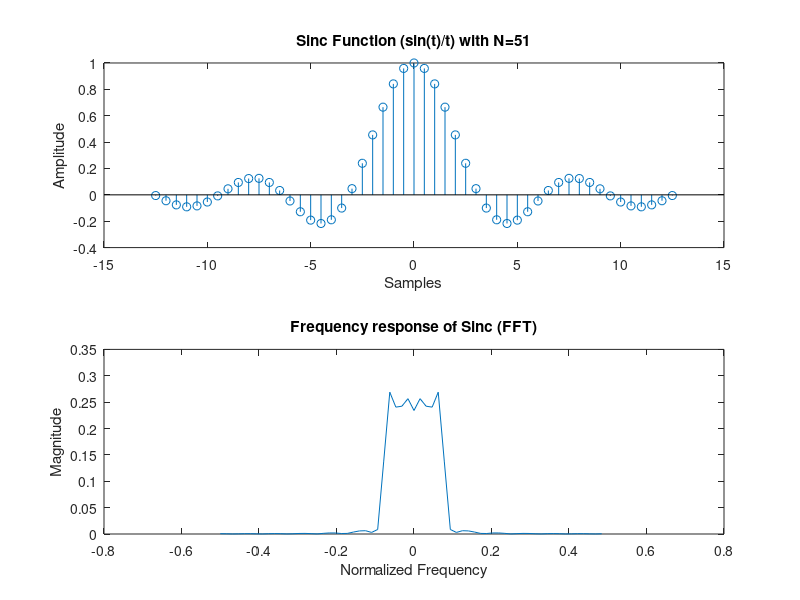
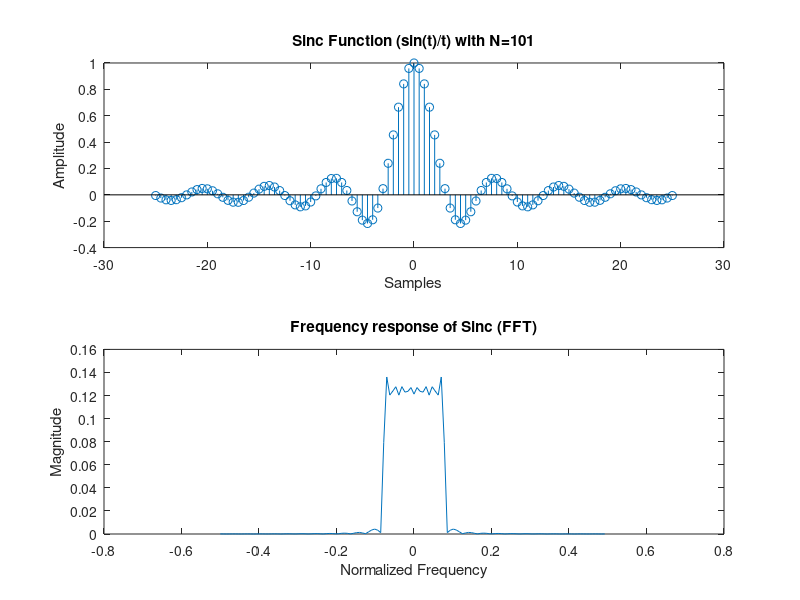
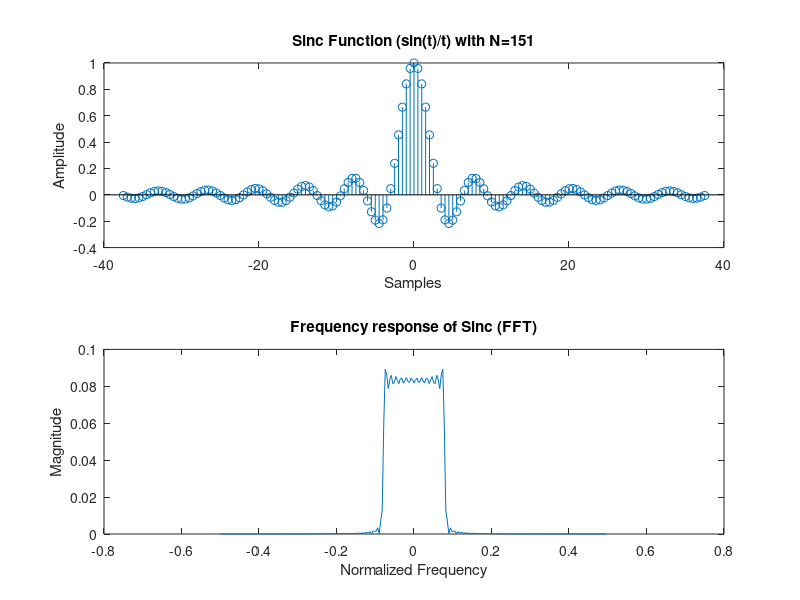
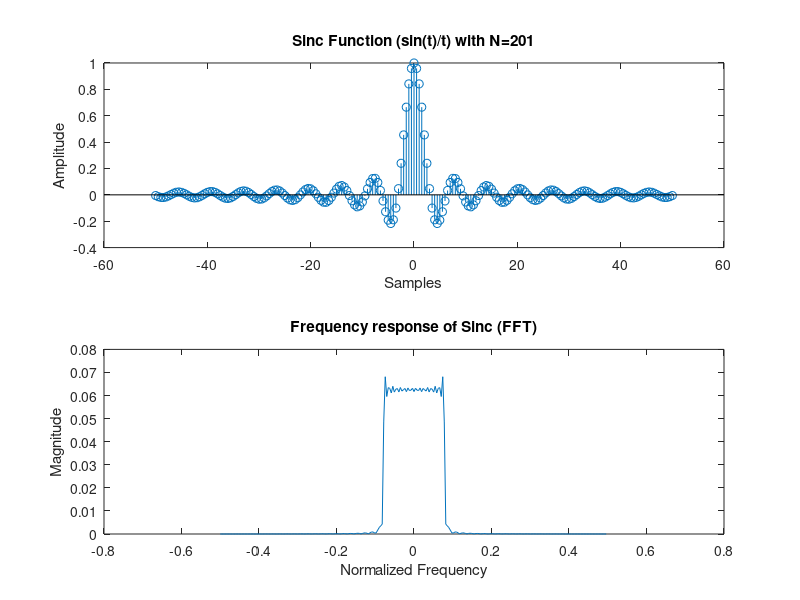

Source code (MATLAB) for these figures, in order:
%Gibbs Phenomenon
clc; % clear command window
clear; % clear all stored variables
N=51:50:501; %Number of points in each sinc Function
for i=N
max=(0.5*(i-1))/2;
time = -max:0.5:max;
disp(length(time));
%Sinc Function
x= sin(time)./time;
x(isnan(x))=1; % Special case to handle sinc(0)
figure;
subplot(2,1,1);
stem(time,x);
title(['Sinc Function (sin(t)/t) with N=',num2str(i)]);
xlabel('Samples');
ylabel('Amplitude');
%Take FFT
L=length(x);
NFFT = 2^nextpow2(L); % Next power of 2 from length of x
X = fft(x,NFFT)/L;
X = fftshift(X);
f = (-NFFT/2:NFFT/2-1)/NFFT;
subplot(2,1,2);
plot(f,2*abs(X)) ;
title('Frequency response of Sinc (FFT)');
xlabel('Normalized Frequency');
ylabel('Magnitude');
pause;% wait for user input to continue
end